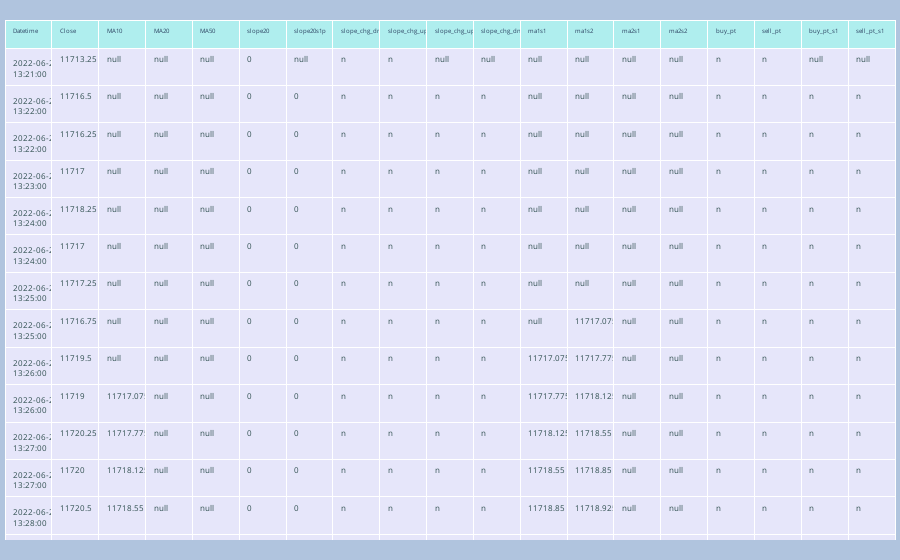

The notebook cell this image was saved under:
### Code cell
fig.update_layout(
    margin=dict(l=5, r=5, t=20, b=20),
    paper_bgcolor="LightSteelBlue",)

### Figure 1 — Plotly figure (JSON) as saved in the notebook; plotly's stock layout.template omitted (floating-point values rounded to 4 significant figures; data arrays with more than 128 entries replaced by an {"elided": "..."} marker saying what was removed)
{"data": [{"cells": {"align": "left", "fill": {"color": "lavender"}, "font": {"color": "darkslategray", "size": 8}, "values": {"elided": "19x865 mixed values"}}, "header": {"align": "left", "fill": {"color": "paleturquoise"}, "font": {"size": 6}, "values": ["Datetime", "Close", "MA10", "MA20", "MA50", "slope20", "slope20s1p", "slope_chg_dn", "slope_chg_up", "slope_chg_up_s1", "slope_chg_dn_s1", "ma1s1", "ma1s2", "ma2s1", "ma2s2", "buy_pt", "sell_pt", "buy_pt_s1", "sell_pt_s1"]}, "type": "table"}], "layout": {"margin": {"b": 20, "l": 5, "r": 5, "t": 20}, "paper_bgcolor": "LightSteelBlue"}}
